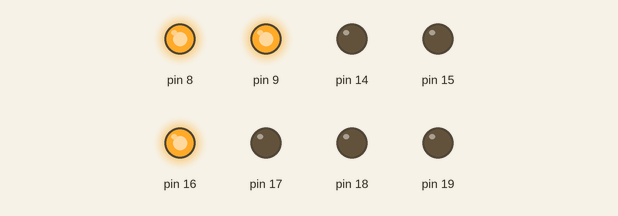
This sketch was run on a simulated Arduino Uno, built with avr-gcc and run on an emulated ATmega328P. Parts: output pins drawn as LEDs (lit = HIGH).

Above: at 0.05 s.
At 0.25 s:
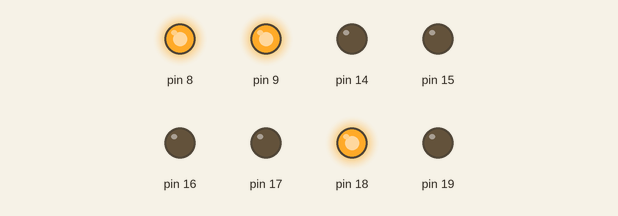
At 0.85 s:
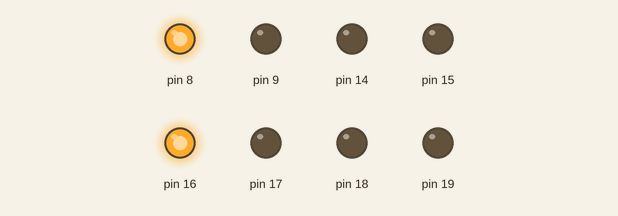
At 1.75 s:
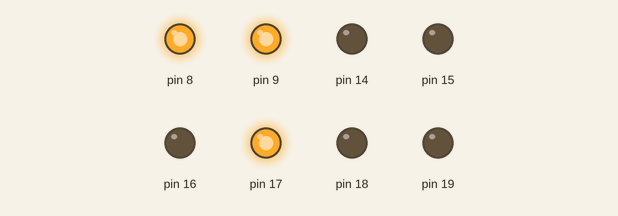
At 2.65 s:
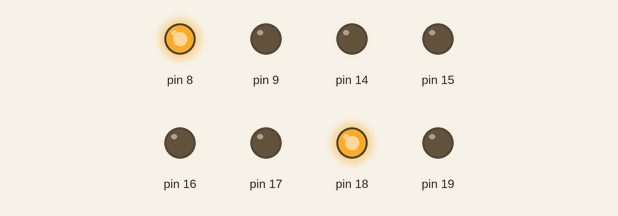
At 3.55 s:
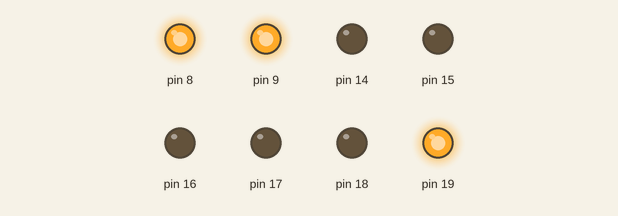
Timing chart, 0 to 3.9 s (numbered marks = the images above):
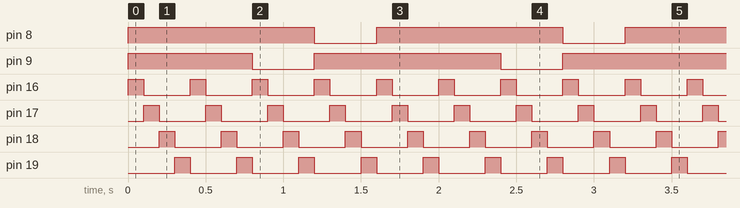

The sketch:

Blink.ino
```cpp
/***************************************************
 Simple AVR sketch to blink an LED (or similar)
 connected to PB0 (Arduino pin D0)
 Note that the compiled sketch is significally
 smaller that the original Arduino blink sketch.
 A detailed explaination about debugging, port and
 pin definitions can be watched here:
 https://www.youtube.com/watch?v=plJf0r7IcWc
***************************************************/


#include <avr/io.h>
#include <util/delay.h>


int main(void)
{

  /************************************************
   A few different ways to set a pin as output and
   ignore the rest of the pins. Pick your favorite!
  *************************************************/
  DDRB |= 0x03; // XXXXXXXX | 00000001 = XXXXXXX1
  DDRC |= 0xFF; // XXXXXXXX | 00000001 = XXXXXXX1
  //DDRB |= _BV(PB0); // Set PB0 as output, ignore the rest
  //DDRB |= (1 << PB0); // Shift the number '1' left 'PB0' times (PB0 = 1)


  /************************************************
   A few different ways to set a pin as input and
   ignore the rest of the pins.
  *************************************************/
  //DDRB &= ~0x01; //00000001 -> 11111110 & XXXXXXXX = XXXXXXX0
  //DDRB &= ~_BV(PB0);
  //DDRB &= ~(1 << PB0);

  // Infinite loop
  while(1)
  {
    /***********************************************
     A few different ways to set a pin high and
     ignore the rest of the pins.
    ************************************************/
    //PORTB |= 0x01;  // XXXXXXXX | 00000001 = XXXXXXX1
    //PORTB |= _BV(PB0);
    //PORTB |= (1 << PB0);
    //SetPinHigh(&PORTB, 0);

    /***********************************************
     A few different ways to set a pin low and
     ignore the rest of the pins.
    ************************************************/
    //PORTB &= ~0x01;  // 00000001 -> 11111110 & XXXXXXXX = XXXXXXX0
    //PORTB &= ~_BV(PB0);
    //PORTB &= ~(1 << PB0);
    //SetPinLow(&PORTB, 0);

    for (int column = 0; column < 4; column++) {
      if (column == 0) SetPinLow(&PORTC, 6);
      else SetPinHigh(&PORTC, 6);
      if (column == 1) SetPinLow(&PORTC, 7);
      else SetPinHigh(&PORTC, 7);
      if (column == 2) SetPinLow(&PORTB, 1);
      else SetPinHigh(&PORTB, 1);
      if (column == 3) SetPinLow(&PORTB, 0);
      else SetPinHigh(&PORTB, 0);

      for (int row = 0; row < 4; row++) {
        PORTC |= (1 << row+2);
        _delay_ms(100);
        PORTC &= ~(1 << row+2);
      }
    }
  }

  return 0;
}


// Method to set a pin HIGH
void SetPinHigh(volatile byte *port, byte pin)
{
  *port |= (1 << pin); // The number '1' are shifted left 'pin' times
}

// Method to set pin LOW
void SetPinLow(volatile byte *port, byte pin)
{
  *port &= ~(1 << pin); // The number '1' are shifted left 'pin' times
}
```

Measured:
- by itself, pin 8: alternates HIGH for 1.2 s and LOW for 0.40 s
- by itself, pin 9: repeats every 1.6 s: LOW 0.40 s, HIGH 1.2 s
- by itself, pin 16–19: alternates HIGH for 0.10 s and LOW for 0.30 s
